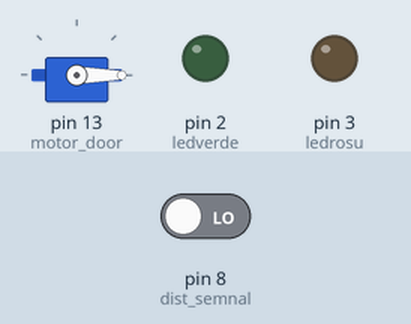
Simulated run of this sketch. Board: Arduino Uno, built with avr-gcc and run on an emulated ATmega328P. On the bench: servo, output pins drawn as LEDs (lit = HIGH). Inputs (shaded band) come from the test bench; at power-on: pin 8 (dist_semnal) LOW.

Above: at 1.2 s.
1.3 s: pin 8 (dist_semnal) driven HIGH
At 1.46 s:
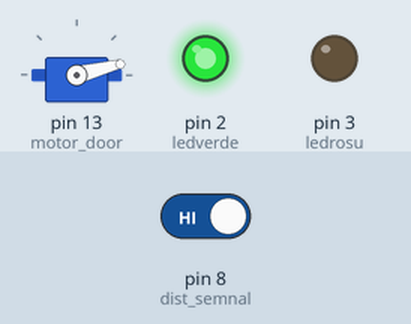
At 4.5 s:
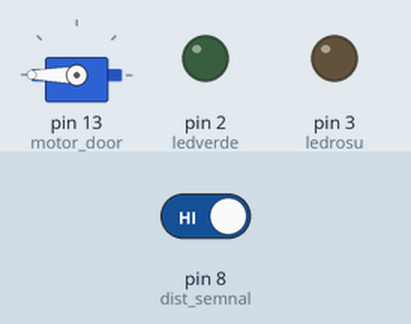
Timing chart, 0 to 6.0 s (numbered marks = the images above; inputs shaded):
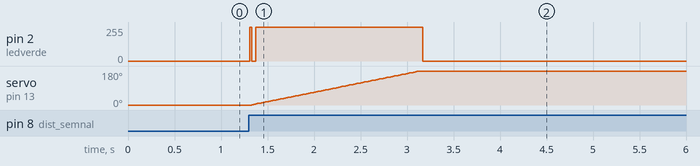

The sketch:

servo_door.ino
```cpp
#include <Servo.h>
#include <IRremote.h>

Servo motor_door;
#define IR_RECEIVE_PIN 12

int received = 48;
int pos;
int ledrosu=3;
int ledverde=2;
int dist_semnal = 8;
void setup() {
  Serial.begin(9600);
  motor_door.attach(13);
  motor_door.write(0);
  IrReceiver.begin(IR_RECEIVE_PIN);
  pinMode(ledverde, OUTPUT);
  pinMode(ledrosu, OUTPUT);
  pinMode(dist_semnal, INPUT);
}

void loop() {
  if (IrReceiver.decode()) {
    IrReceiver.resume();
    Serial.println(IrReceiver.decodedIRData.command);
    received=IrReceiver.decodedIRData.command;
  }
  //dreapta
  if(received == 90 )
   {
      while(pos <= 180){
        motor_door.write(pos); pos++;
        digitalWrite(ledverde, HIGH);
        delay(10);
        digitalWrite(ledverde, LOW);
      }
   }

  //stanga
  if(received == 8)
    {
        while(pos >= 1){
          motor_door.write(pos); pos--;
          digitalWrite(ledrosu, HIGH);
          delay(10);
          digitalWrite(ledrosu, LOW);
        }

    }
    if(digitalRead(dist_semnal) == HIGH){
      while(pos <= 180){
         motor_door.write(pos); pos++;
         digitalWrite(ledverde, HIGH);
         delay(10);
         digitalWrite(ledverde, LOW);
      }
      delay(100);
    }
    delay(15);

}
```

Measured:
- after the input at 1.3 s, pin 2 (ledverde): 0/255 → 254/255 at once, → 0/255 1.9 s later; servo on pin 13 (motor_door): moves from 0° to 180° over 1.8 s, starting at once
